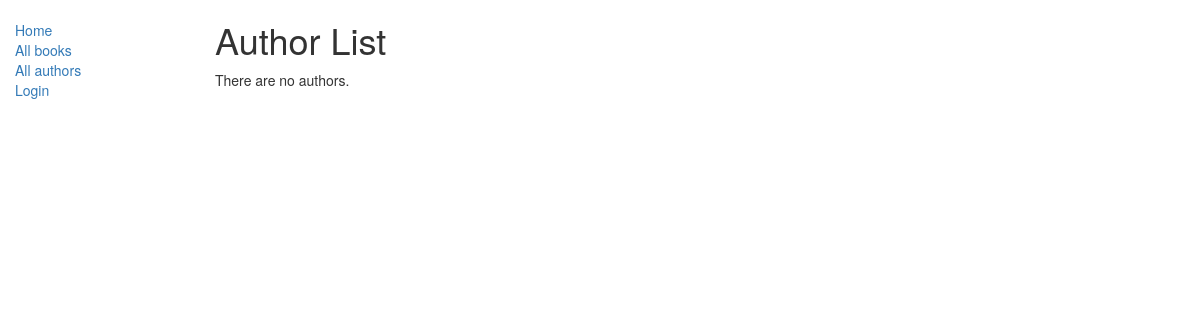
The app's page /catalog/authors/, older data.
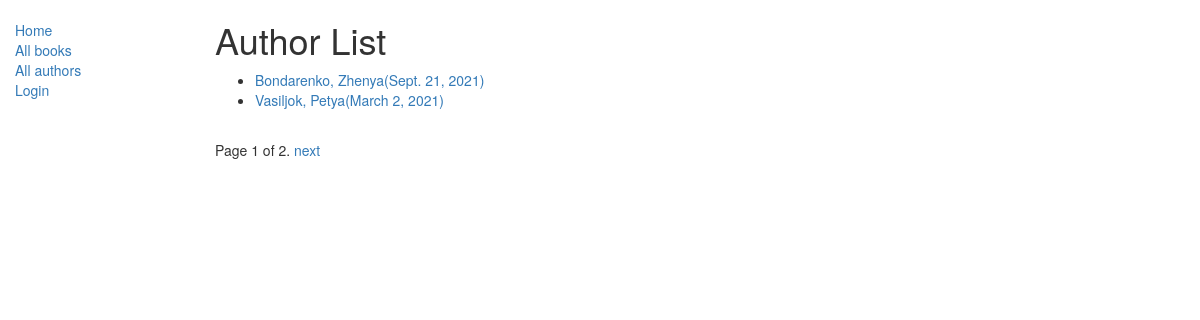
The same page, newer data.
### catalog/models.py (models this page shows, shortened)
class Author(models.Model):
    first_name = models.CharField(max_length=100)
    last_name = models.CharField(max_length=100)
    date_of_birth = models.DateField(null=True, blank=True)
    date_of_death = models.DateField('Died', null=True, blank=True)
    def get_absolute_url(self):
        return reverse('author-detail', args=[str(self.id)])

### catalog/views.py (the view)
# urls.py: url(r'authors/?', views.AuthorListView.as_view(), name='authors'),
class AuthorListView(generic.ListView):
    model = Author
    paginate_by = 2

### catalog/templates/catalog/author_list.html (shortened to what this page needs)
{% extends 'base_generic.html' %}
{% block content %}
    <h1>Author List</h1>
    {% if author_list %}
    <ul>
        {% for author in author_list %}
        <li><a href="{{ author.get_absolute_url }}">{{ author.first_name }}, {{ author.last_name }}({{ author.date_of_birth }})</a></li>
        {% endfor %}
    </ul>
    {% else %}
        <p>There are no authors.</p>
    {% endif %}
{% endblock %}

### catalog/templates/base_generic.html (shortened to what this page needs)
<!DOCTYPE html>
<html lang="en">
<head>
    <link rel="stylesheet" href="https://maxcdn.bootstrapcdn.com/bootstrap/3.3.7/css/bootstrap.min.css">
    {% load static %}
    <link rel="stylesheet" href="{% static 'css/styles.css' %}">
</head>
<body>
    <div class="container-fluid">
        <div class="row">
            <div class="col-sm-2">
                {% block sidebar %}
                <ul class="sidebar-nav">
                    <li><a href="{% url 'index' %}">Home</a></li>
                    <li><a href="{% url 'books' %}">All books</a></li>
                    <li><a href="{% url 'authors' %}">All authors</a></li>
                {% if user.is_authenticated %}
                    <li>User: {{ user.get_username }}</li>
                    <li><a href="{% url 'my-borrowed' %}">My borrowed</a></li>
                    <li><a href="{% url 'logout' %}?next={{ request.path }}">Logout</a></li>
                {% else %}
                    <li><a href="{% url 'login' %}?next={{ request.path }}">Login</a></li>
                {% endif %}
                </ul>
                {% endblock %}
            </div>
            <div class="col-sm-10">
                {% block content %}{% endblock %}
                {% block pagination %}
                {% if is_paginated %}
                <div class="pagination">
                    <span class="page-links">
                        <span class="page-current">
                            Page {{ page_obj.number }} of {{ page_obj.paginator.num_pages }}.
                        </span>
                        {% if page_obj.has_next %}
                            <a href="{{ request.path }}?page={{ page_obj.next_page_number }}">next</a>
                        {% endif %}
                    </span>
                </div>
            {% endif %}
            {% endblock %}
            </div>
        </div>
    </div>
</body>
</html>

### catalog/static/css/styles.css (style rules this page uses)
.sidebar-nav { margin-top: 20px; padding: 0; list-style: none; }

Row changes from the older to the newer data that the page shows:
added Author: first_name "Bondarenko", last_name "Zhenya", date_of_birth "Sept. 21, 2021"
added Author: first_name "Vasiljok", last_name "Petya", date_of_birth "March 2, 2021"
Text that changed along with them:
{{ page_obj.number }}: (not shown) → "1"
{{ page_obj.paginator.num_pages }}: (not shown) → "2"
text no longer shown: "There are no authors."
text now shown: "Page of . next"
